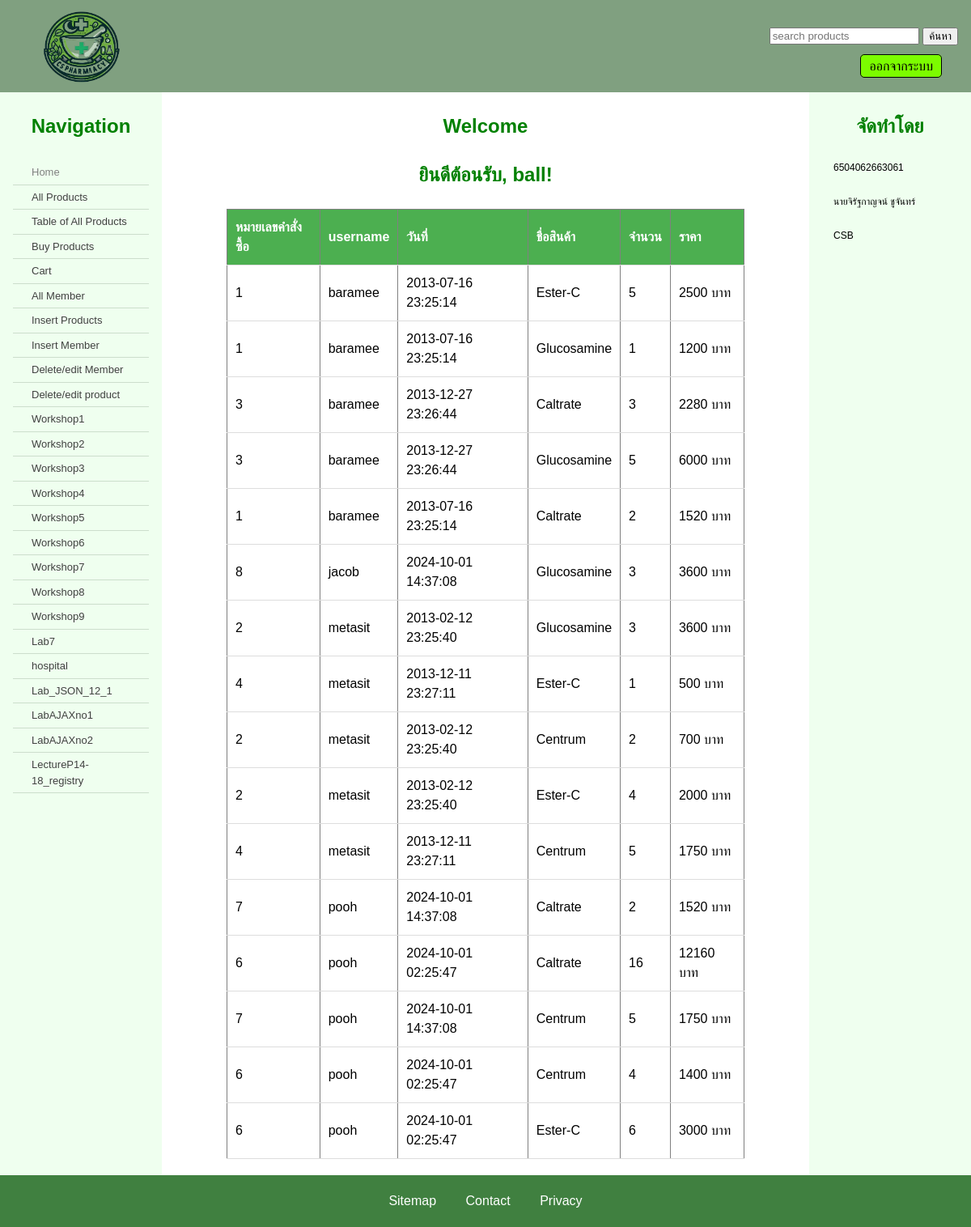
The page /csshop/index.php (signed in) on the database its author committed.
### tables this page shows
CREATE TABLE `item` (
  `tid` int(11) NOT NULL,
  `ord_id` int(11) NOT NULL,
  `pid` int(11) NOT NULL,
  `quantity` int(11) NOT NULL
);

CREATE TABLE `orders` (
  `ord_id` int(11) NOT NULL,
  `username` varchar(15) NOT NULL,
  `ord_date` datetime NOT NULL,
  `status` enum('wait','pay','send','cancel') NOT NULL
);

CREATE TABLE `product` (
  `pid` int(13) NOT NULL,
  `pname` varchar(255) NOT NULL,
  `pdetail` text NOT NULL,
  `price` int(4) NOT NULL,
  `stock` int(30) NOT NULL
);

### csshop/index.php (the view, shortened to what this page needs)
<?php
  include "connect.php";
?>
<!doctype html>
<html lang="en">
<head>
  <link href="mcss.css" rel="stylesheet" type="text/css" />
</head>
<body>
  <header>
    <div class="logo">
      <img src="cslogo.png" width="200" alt="Site Logo">
    </div>
    <div class="search">
      <form method="get" action="">
        <input type="text" name="keyword" placeholder="search products">
        <input type="submit" value="ค้นหา">
      </form>
    </div>
    <div class="LI_LO_button">
      <?php
        if (!isset($_SESSION['username'])) {
          echo "<a class='login' href='./cart/login-form.php'>เข้าสู่ระบบ</a>";
        } else {
          echo "<a class='logout' href='./cart/logout.php'>ออกจากระบบ</a>";
        }
      ?>
    </div>
  </header>
  <main>
    <article>
      <?php
      if (isset($_GET['keyword']) && !empty($_GET['keyword'])) {
        $keyword = '%' . $_GET['keyword'] . '%';
        $stmt = $pdo->prepare("SELECT * FROM product WHERE pname LIKE ?");
        $stmt->bindParam(1, $keyword);
        $stmt->execute();
        $products = $stmt->fetchAll();
        if ($products):
      ?>
          <h2>ผลการค้นหาสินค้า</h2>
          <div style="display: flex; flex-wrap: wrap; justify-content: center;">
            <?php foreach ($products as $product): ?>
              <div style="padding: 15px; text-align: center;" class="product_search">
                <a href="./product_php/detailproduct.php?pid=<?= htmlspecialchars($product["pid"]) ?>">
                  <img src='./pphoto/<?= htmlspecialchars($product["pid"]) ?>.jpg' width='100'><br>
                  <?= htmlspecialchars($product["pname"]) ?><br>
                </a>
              </div>
            <?php endforeach; ?>
          </div>
        <?php else: ?>
          <p class="no-results">ไม่พบสินค้าที่ตรงกับการค้นหา</p>
        <?php endif; ?>
      <?php
      } else {
        $username = $_SESSION['username'];
        $stmt = $pdo->prepare("SELECT type FROM member WHERE username = :username");
        $stmt->execute(['username' => $username]);
        $user = $stmt->fetch();
        if ($user['type'] == 'admin') {
          $stmt = $pdo->prepare("SELECT o.ord_id, o.username, o.ord_date, p.pname, i.quantity, p.price
                                  FROM orders o
                                  JOIN item i ON o.ord_id = i.ord_id
                                  JOIN product p ON i.pid = p.pid
                                  ORDER BY o.username");
          $stmt->execute();
          $orders = $stmt->fetchAll();
        }
      ?>
          <div style="margin:auto">
          <h1>Welcome</h1>
          <div>
            <h1 style="margin:auto">ยินดีต้อนรับ, <?= htmlspecialchars($username) ?>!</h1>
          </div>
          <table border="1">
            <thead>
              <tr>
                <th>หมายเลขคำสั่งซื้อ</th>
                <th>username</th>
                <th>วันที่</th>
                <th>ชื่อสินค้า</th>
                <th>จำนวน</th>
                <th>ราคา</th>
              </tr>
            </thead>
            <tbody>
              <?php if (count($orders) > 0): ?>
                <?php foreach ($orders as $order): ?>
                  <tr>
                    <td><?= htmlspecialchars($order['ord_id']) ?></td>
                    <td><?= htmlspecialchars($order['username']) ?></td>
                    <td><?= htmlspecialchars($order['ord_date']) ?></td>
                    <td><?= htmlspecialchars($order['pname']) ?></td>
                    <td><?= htmlspecialchars($order['quantity']) ?></td>
                    <td><?= htmlspecialchars($order['price'] * $order['quantity']) ?> บาท</td>
                  </tr>
                <?php endforeach; ?>
              <?php else: ?>
                <tr>
                  <td colspan="6">ไม่มีรายการสั่งซื้อ</td>
                </tr>
              <?php endif; ?>
            </tbody>
          </table>
        </div>
      <?php } ?>
    </article>
    <nav id="menu">
      <h2>Navigation</h2>
      <ul class="menu">
      <li class="dead"><a href="./index.php">Home</a></li>
          <li><a href="./product_php/display_products.php">All Products</a></li>
          <li><a href="./product_php/table_product.php">Table of All Products</a></li>
          <li><a href="./cart/store.php">Buy Products</a></li>
          <li><a href="./cart/cart.php">Cart</a></li>
          <li><a href="./member_php/member.php">All Member</a></li>
          <li><a href="./insert_product.php">Insert Products</a></li>
          <li><a href="./insert_member.php">Insert Member</a></li>
          <li><a href="./member_php/edit_member.php">Delete/edit Member</a></li>
          <li><a href="./product_php/edit_product.php">Delete/edit product</a></li>
          <li><a href="./workshop/ws1.php">Workshop1</a></li>
          <li><a href="./workshop/ws2.php">Workshop2</a></li>
          <li><a href="./workshop/ws3.php">Workshop3</a></li>
          <li><a href="./workshop/ws4.php">Workshop4</a></li>
          <li><a href="./workshop/ws5.php">Workshop5</a></li>
          <li><a href="./workshop/ws6.php">Workshop6</a></li>
          <li><a href="./workshop/ws7.php">Workshop7</a></li>
          <li><a href="./workshop/ws8.php">Workshop8</a></li>
          <li><a href="./workshop/ws9.php">Workshop9</a></li>
          <li><a href="./lab7.php">Lab7</a></li>
          <li><a href="./labAjax_json/json/hospital.html">hospital</a></li>
          <li><a href="./labAjax_json/json//Lab_JSON_12_1.html">Lab_JSON_12_1</a></li>
          <li><a href="./labAjax_json/AJAX/LabAJAXno1/ws1.html">LabAJAXno1</a></li>
          <li><a href="./labAjax_json/AJAX/LabAJAXno2/search.html">LabAJAXno2</a></li>
          <li><a href="./labAjax_json/AJAX/LectureP14-18_registry/registry.html">LectureP14-18_registry</a></li>
      </ul>
    </nav>
    <aside>
      <h2>จัดทำโดย</h2>
      <p>6504062663061</p>
      <p>นายจิรัฐกาญจน์ ชูจันทร์</p>
      <p>CSB</p>
    </aside>
  </main>
  <footer>
    <a href="#">Sitemap</a>
    <a href="#">Contact</a>
    <a href="#">Privacy</a>
  </footer>
</body>
</html>

### csshop/mcss.css (style rules this page uses)
html { overflow-y: auto; background: #408040; }
body { margin: 0; font-family: sans-serif; line-height: 1.5; }
header { display: flex; justify-content: space-between; background: #80a080; }
div.search { padding: 2em 1em; }
main { display: flex; }
nav { order: 1; width: 200px; background: #efffef; }
article { order: 2; flex:1; overflow: auto; min-height: 480px; background: #ffffff; }
aside { order: 3; width: 200px; background: #efffef; }
aside p { font-size: 75%; }
footer { text-align: center; padding: 20px 0; background: #408040; }
h1, h2 { color: #008000; margin: 1em 0; text-align: center; }
p { margin: 2em 15%; }
img { display: block; }
ul.menu { padding: 0 1em; margin: 0; }
ul.menu li { padding: 5px 10px; border-bottom: solid 1px #ccddcc; font-size: small; list-style: none; }
a { text-decoration: none; margin: 0 1em; color: #ffffff; }
ul.menu li a { display: block; }
ul.menu li a { color: #404040; }
ul.menu li.dead a { color: #808080; }

### csshop/index.php (style rules this page uses)
table { margin: auto; width: 80%; border-collapse: collapse; margin-bottom: 20px; }
th, td { padding: 10px; text-align: left; border-bottom: 1px solid #ddd; }
th { background-color: #4caf50; color: white; }
.logout, .login { border: 1px solid black; border-radius: 5px; padding: 5px 10px; background-color: lawngreen; color: black; text-decoration: none; }
.LI_LO_button { position: absolute; top: 70px; right: 20px; }

### rows shown on the page
item: ord.ord_id "1", ord.username "baramee", ord.ord_date "2013-07-16 23:25:14", pid.pname "Ester-C", quantity "5", $order['price'] * $order['quantity'] "2500"
item: ord.ord_id "1", ord.username "baramee", ord.ord_date "2013-07-16 23:25:14", pid.pname "Glucosamine", quantity "1", $order['price']*$order['quantity'] "1200"
item: ord.ord_id "3", ord.username "baramee", ord.ord_date "2013-12-27 23:26:44", pid.pname "Caltrate", quantity "3", $order['price'] * $order['quantity'] "2280"
item: ord.ord_id "3", ord.username "baramee", ord.ord_date "2013-12-27 23:26:44", pid.pname "Glucosamine", quantity "5", $order['price'] * $order['quantity'] "6000"
item: ord.ord_id "1", ord.username "baramee", ord.ord_date "2013-07-16 23:25:14", pid.pname "Caltrate", quantity "2", $order['price'] * $order['quantity'] "1520"
item: ord.ord_id "8", ord.username "jacob", ord.ord_date "2024-10-01 14:37:08", pid.pname "Glucosamine", quantity "3", $order['price'] * $order['quantity'] "3600"
item: ord.ord_id "2", ord.username "metasit", ord.ord_date "2013-02-12 23:25:40", pid.pname "Glucosamine", quantity "3", $order['price'] * $order['quantity'] "3600"
item: ord.ord_id "4", ord.username "metasit", ord.ord_date "2013-12-11 23:27:11", pid.pname "Ester-C", quantity "1", $order['price']*$order['quantity'] "500"
item: ord.ord_id "2", ord.username "metasit", ord.ord_date "2013-02-12 23:25:40", pid.pname "Centrum", quantity "2", $order['price'] * $order['quantity'] "700"
item: ord.ord_id "2", ord.username "metasit", ord.ord_date "2013-02-12 23:25:40", pid.pname "Ester-C", quantity "4", $order['price'] * $order['quantity'] "2000"
item: ord.ord_id "4", ord.username "metasit", ord.ord_date "2013-12-11 23:27:11", pid.pname "Centrum", quantity "5", $order['price'] * $order['quantity'] "1750"
item: ord.ord_id "7", ord.username "pooh", ord.ord_date "2024-10-01 14:37:08", pid.pname "Caltrate", quantity "2", $order['price'] * $order['quantity'] "1520"
item: ord.ord_id "6", ord.username "pooh", ord.ord_date "2024-10-01 02:25:47", pid.pname "Caltrate", quantity "16", $order['price'] * $order['quantity'] "12160"
item: ord.ord_id "7", ord.username "pooh", ord.ord_date "2024-10-01 14:37:08", pid.pname "Centrum", quantity "5", $order['price'] * $order['quantity'] "1750"
item: ord.ord_id "6", ord.username "pooh", ord.ord_date "2024-10-01 02:25:47", pid.pname "Centrum", quantity "4", $order['price'] * $order['quantity'] "1400"
item: ord.ord_id "6", ord.username "pooh", ord.ord_date "2024-10-01 02:25:47", pid.pname "Ester-C", quantity "6", $order['price'] * $order['quantity'] "3000"

### other values the page prints
$username "ball"
